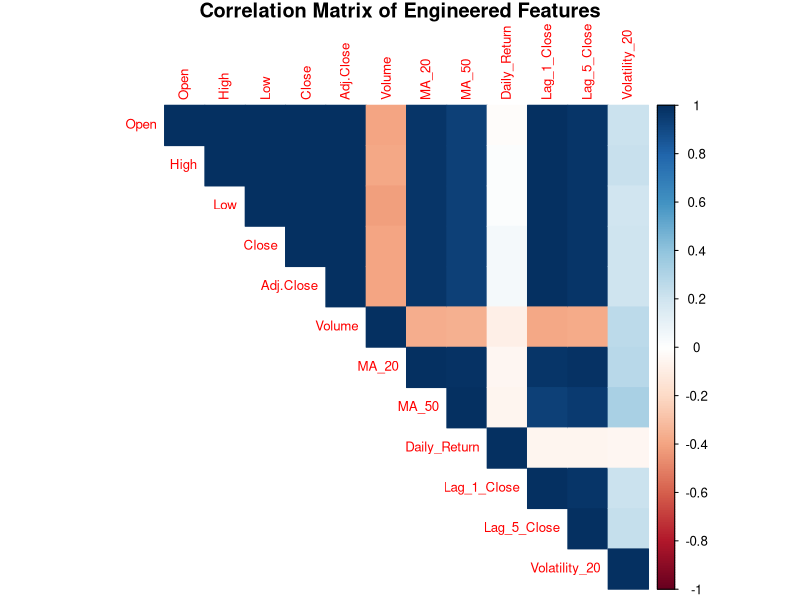

Write R code to recreate this figure. (Note: this script raises an error after producing the figure.)
############################################################
# Feature_Engineering_Correlation.R
# Role: Feature Engineer
# Task: Feature Creation & Correlation Analysis
# Dataset: Netflix Stock Price (Structured Data)
############################################################

# ---------------- Step 1: Load Required Libraries ----------------
library(dplyr)
library(TTR)
library(corrplot)

# ---------------- Step 2: Load Structured Dataset ----------------
netflix <- read.csv("./data/NFLX_structured.csv")

# Ensure correct data types
netflix$Date  <- as.Date(netflix$Date)
netflix$Close <- as.numeric(netflix$Close)

# ---------------- Step 3: Feature Engineering ----------------
# Rationale:
# Raw prices alone are insufficient for learning trends and momentum.
# Derived features help models capture temporal dynamics.

# 3.1 Daily Returns (Price Change)
netflix$Daily_Return <- c(NA, diff(netflix$Close))

# 3.2 Lag Features (Past Information)
netflix$Lag_1_Close <- lag(netflix$Close, 1)
netflix$Lag_5_Close <- lag(netflix$Close, 5)

# 3.3 Moving Averages (Trend Indicators)
netflix$MA_20 <- SMA(netflix$Close, n = 20)
netflix$MA_50 <- SMA(netflix$Close, n = 50)

# 3.4 Rolling Volatility (Risk Indicator)
netflix$Volatility_20 <- runSD(netflix$Close, n = 20)

# Inspect newly engineered features for correctness
head(netflix[, c(
  "Date", "Close", "Daily_Return", "Lag_1_Close",
  "Lag_5_Close", "MA_20", "MA_50", "Volatility_20"
)], 25)


# ---------------- Step 4: Handle NA Values ----------------
# NA values are introduced due to lagging and rolling calculations.
# These rows are removed to ensure complete feature availability.

rows_before <- nrow(netflix)

netflix <- na.omit(netflix)

rows_after <- nrow(netflix)

# Check dimension change
cat("Rows before NA removal:", rows_before, "\n")
cat("Rows after NA removal:", rows_after, "\n")
cat("Rows removed:", rows_before - rows_after, "\n")

# ---------------- Step 5: Correlation Analysis ----------------
# Select numeric features only
numeric_data <- netflix %>%
  select(where(is.numeric))

numeric_data

# Compute correlation matrix
cor_matrix <- cor(numeric_data)
cor_matrix

# Visualize correlation matrix
corrplot(
  cor_matrix,
  method = "color",
  type = "upper",
  tl.cex = 0.8,
  title = "Correlation Matrix of Engineered Features",
  mar = c(0, 0, 1, 0)
)

# ---------------- Step 6: Interpretation Notes ----------------
# Key Observations:
# - Close price is strongly correlated with moving averages
# - Lag features show meaningful predictive relationships
# - Volatility has weaker correlation with price but captures risk
# - Volume is relatively less correlated with price movements

# ---------------- Step 7: Save Feature-Engineered Dataset ----------------
write.csv(
  netflix,
  "./data/NFLX_features.csv",
  row.names = FALSE
)

# ---------------- Step 8: Save Correlation Matrix (Optional) ----------------
write.csv(
  cor_matrix,
  "./outputs/tables/Feature_Correlation_Matrix.csv"
)

############################################################
# End of Feature Engineering & Correlation Script
############################################################
